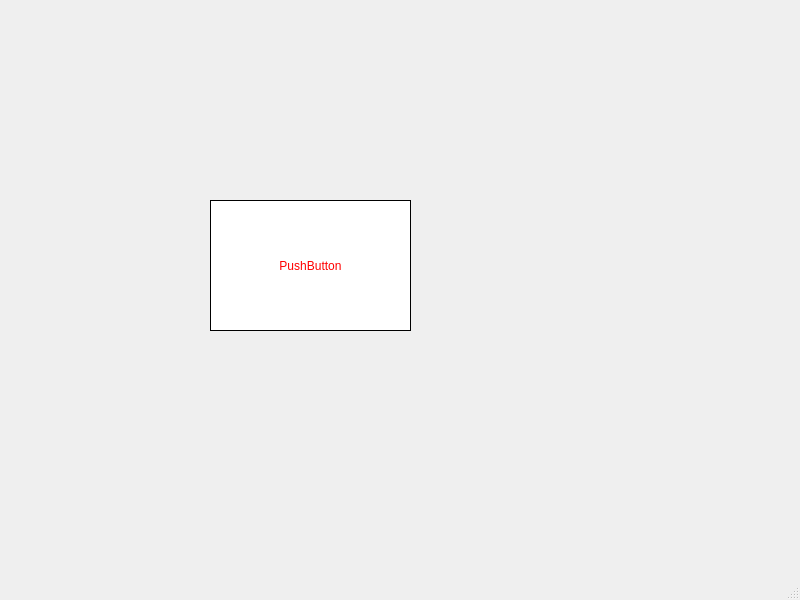
<?xml version="1.0" encoding="UTF-8"?>
<ui version="4.0">
 <class>MainWindow</class>
 <widget class="QMainWindow" name="MainWindow">
  <property name="geometry">
   <rect>
    <x>0</x>
    <y>0</y>
    <width>800</width>
    <height>600</height>
   </rect>
  </property>
  <property name="windowTitle">
   <string>MainWindow</string>
  </property>
  <widget class="QWidget" name="centralwidget">
   <widget class="QPushButton" name="pushButton">
    <property name="geometry">
     <rect>
      <x>210</x>
      <y>200</y>
      <width>201</width>
      <height>131</height>
     </rect>
    </property>
    <property name="styleSheet">
     <string notr="true">QPushButton {
	border: 1px solid;
	background-color: white;
	background-image: url(&quot;http://libgen.rs/covers/												0/7b2a4d53fde834e801c26a2bab7e0240.jpg&quot;);
	color: red;
}</string>
    </property>
    <property name="text">
     <string>PushButton</string>
    </property>
   </widget>
  </widget>
  <widget class="QMenuBar" name="menubar">
   <property name="geometry">
    <rect>
     <x>0</x>
     <y>0</y>
     <width>800</width>
     <height>22</height>
    </rect>
   </property>
  </widget>
  <widget class="QStatusBar" name="statusbar"/>
 </widget>
 <resources/>
 <connections/>
</ui>
